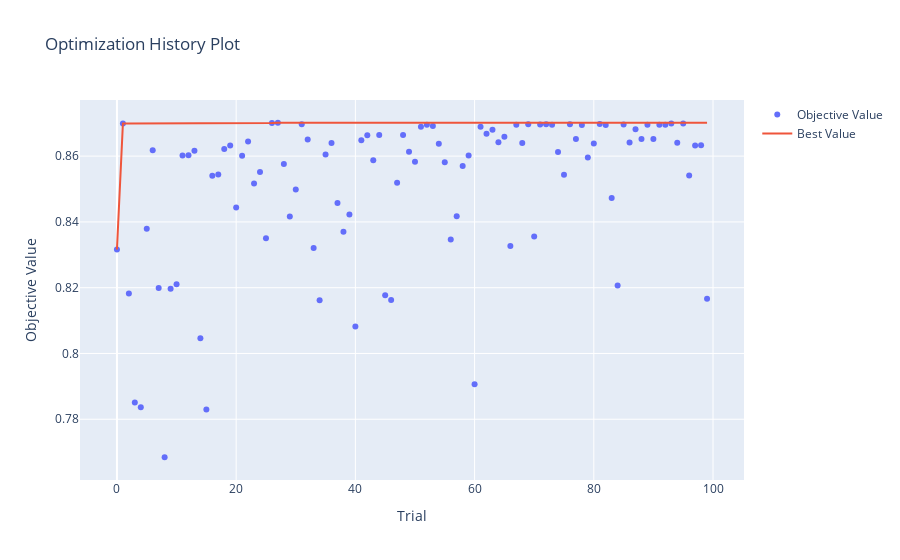

The cell this chart's notebook holds for it:
### Code cell
fig1 = optuna.visualization.plot_optimization_history(study)
show(fig1)
